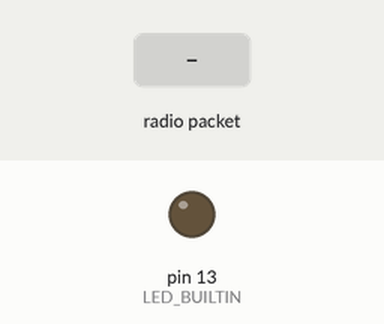
The sketch below on a simulated Arduino Uno, built with avr-gcc and run on an emulated ATmega328P. On the bench: output pins drawn as LEDs (lit = HIGH). The inputs (shaded band) are chosen by the test bench. No radio packets arrive unless stated; what the sketch prints to the serial monitor is not drawn.

Above: at 1.2 s.
1.3 s: radio packet "2" arrives
At 2.5 s:
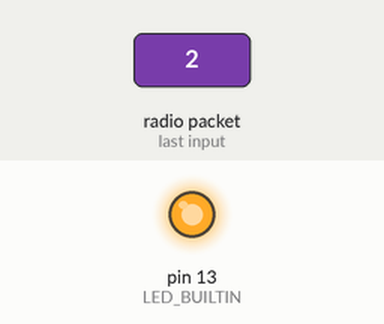
2.8 s: radio packet "1" arrives
At 3.8 s:
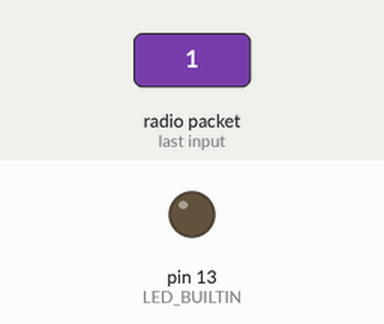
Timing chart, 0 to 5.8 s (numbered marks = the images above; inputs shaded):
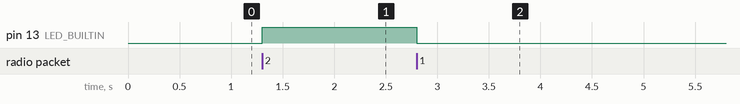

Measured:
- after the input at 1.3 s, pin 13 (LED_BUILTIN): LOW → HIGH at once
- after the input at 2.8 s, pin 13 (LED_BUILTIN): HIGH → LOW at once

The sketch:

TestRFReceiver.ino
```cpp
/*
   RFReceiverDriver
   receives data from the 433mhz receiver via J6
   uses radiohead library
   bit structure:
   2 bits per transmission
        x               x
   Left paddle;   right paddle
   active high
*/
#include <RH_ASK.h>
#include <SPI.h>
#define RF_RX_PIN 2

byte paddleState = 0;

RH_ASK driver(2000, RF_RX_PIN, -1, 0);

void setup() {
  Serial.begin(9600);
  driver.init();
  pinMode(LED_BUILTIN, OUTPUT);
}

void loop() {
  uint8_t buf[RH_ASK_MAX_MESSAGE_LEN];
  uint8_t buflen = sizeof(buf);

  if (driver.recv(buf, &buflen)) // Non-blocking
  {
    int i;
  driver.printBuffer("Got:", buf, buflen);

    Serial.println("  ");
    Serial.write(buf[0]);
    Serial.print("  ");
    Serial.print(buf[0], BIN);
    Serial.print("  ");
    Serial.write(buf[1]);
    Serial.print("  ");
    Serial.print(buf[1], BIN);
    Serial.print("  ");
  }
  //for delay across rf test
  if (buf[0] == '2') {
    digitalWrite(LED_BUILTIN, HIGH);
  } else {
    digitalWrite(LED_BUILTIN, LOW);
  }


}
```
